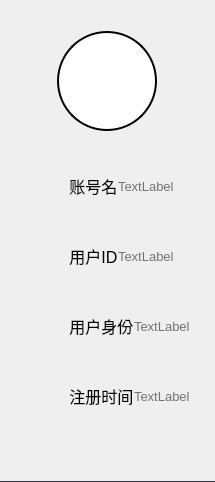
           <widget class="QWidget" name="page">
            <property name="styleSheet">
             <string notr="true">border-bottom: 1px solid #0D4268;</string>
            </property>
            <layout class="QVBoxLayout" name="verticalLayout_15">
             <property name="spacing">
              <number>0</number>
             </property>
             <property name="leftMargin">
              <number>25</number>
             </property>
             <property name="rightMargin">
              <number>25</number>
             </property>
             <item>
              <layout class="QVBoxLayout" name="verticalLayout_10">
               <item>
                <spacer name="verticalSpacer_6">
                 <property name="orientation">
                  <enum>Qt::Vertical</enum>
                 </property>
                 <property name="sizeType">
                  <enum>QSizePolicy::Fixed</enum>
                 </property>
                 <property name="sizeHint" stdset="0">
                  <size>
                   <width>20</width>
                   <height>20</height>
                  </size>
                 </property>
                </spacer>
               </item>
               <item alignment="Qt::AlignHCenter">
                <widget class="QPushButton" name="pushButton_6">
                 <property name="minimumSize">
                  <size>
                   <width>100</width>
                   <height>100</height>
                  </size>
                 </property>
                 <property name="maximumSize">
                  <size>
                   <width>100</width>
                   <height>100</height>
                  </size>
                 </property>
                 <property name="styleSheet">
                  <string notr="true">border: 2px solid #000;
border-radius: 50px;
background-color: #fff;</string>
                 </property>
                 <property name="text">
                  <string/>
                 </property>
                 <property name="icon">
                  <iconset resource="res.qrc">
                   <normaloff>:/resource/user.png</normaloff>:/resource/user.png</iconset>
                 </property>
                </widget>
               </item>
               <item>
                <spacer name="verticalSpacer_5">
                 <property name="orientation">
                  <enum>Qt::Vertical</enum>
                 </property>
                 <property name="sizeType">
                  <enum>QSizePolicy::Fixed</enum>
                 </property>
                 <property name="sizeHint" stdset="0">
                  <size>
                   <width>20</width>
                   <height>20</height>
                  </size>
                 </property>
                </spacer>
               </item>
              </layout>
             </item>
             <item>
              <layout class="QHBoxLayout" name="horizontalLayout_13">
               <property name="spacing">
                <number>0</number>
               </property>
               <item>
                <widget class="QLabel" name="label_14">
                 <property name="minimumSize">
                  <size>
                   <width>0</width>
                   <height>70</height>
                  </size>
                 </property>
                 <property name="maximumSize">
                  <size>
                   <width>250</width>
                   <height>70</height>
                  </size>
                 </property>
                 <property name="font">
                  <font>
                   <pointsize>12</pointsize>
                  </font>
                 </property>
                 <property name="text">
                  <string>          账号名</string>
                 </property>
                </widget>
               </item>
               <item>
                <widget class="QLabel" name="label_profileAccount">
                 <property name="maximumSize">
                  <size>
                   <width>16777215</width>
                   <height>70</height>
                  </size>
                 </property>
                 <property name="font">
                  <font>
                   <pointsize>10</pointsize>
                  </font>
                 </property>
                 <property name="styleSheet">
                  <string notr="true">color: rgb(115, 115, 115);</string>
                 </property>
                 <property name="text">
                  <string>TextLabel</string>
                 </property>
                </widget>
               </item>
              </layout>
             </item>
             <item>
              <layout class="QHBoxLayout" name="horizontalLayout_14">
               <property name="spacing">
                <number>0</number>
               </property>
               <item>
                <widget class="QLabel" name="label_15">
                 <property name="minimumSize">
                  <size>
                   <width>0</width>
                   <height>70</height>
                  </size>
                 </property>
                 <property name="maximumSize">
                  <size>
                   <width>250</width>
                   <height>70</height>
                  </size>
                 </property>
                 <property name="font">
                  <font>
                   <pointsize>12</pointsize>
                  </font>
                 </property>
                 <property name="text">
                  <string>          用户ID</string>
                 </property>
                </widget>
               </item>
               <item>
                <widget class="QLabel" name="label_profileUID">
                 <property name="maximumSize">
                  <size>
                   <width>16777215</width>
                   <height>70</height>
                  </size>
                 </property>
                 <property name="font">
                  <font>
                   <pointsize>10</pointsize>
                  </font>
                 </property>
                 <property name="styleSheet">
                  <string notr="true">color: rgb(115, 115, 115);</string>
                 </property>
                 <property name="text">
                  <string>TextLabel</string>
                 </property>
                </widget>
               </item>
              </layout>
             </item>
             <item>
              <layout class="QHBoxLayout" name="horizontalLayout_15">
               <property name="spacing">
                <number>0</number>
               </property>
               <item>
                <widget class="QLabel" name="label_17">
                 <property name="minimumSize">
                  <size>
                   <width>0</width>
                   <height>70</height>
                  </size>
                 </property>
                 <property name="maximumSize">
                  <size>
                   <width>250</width>
                   <height>70</height>
                  </size>
                 </property>
                 <property name="font">
                  <font>
                   <pointsize>12</pointsize>
                  </font>
                 </property>
                 <property name="text">
                  <string>          用户身份</string>
                 </property>
                </widget>
               </item>
               <item>
                <widget class="QLabel" name="label_profileIdentity">
                 <property name="maximumSize">
                  <size>
                   <width>16777215</width>
                   <height>70</height>
                  </size>
                 </property>
                 <property name="font">
                  <font>
                   <pointsize>10</pointsize>
                  </font>
                 </property>
                 <property name="styleSheet">
                  <string notr="true">color: rgb(115, 115, 115);</string>
                 </property>
                 <property name="text">
                  <string>TextLabel</string>
                 </property>
                </widget>
               </item>
              </layout>
             </item>
             <item>
              <layout class="QHBoxLayout" name="horizontalLayout_16">
               <property name="spacing">
                <number>0</number>
               </property>
               <item>
                <widget class="QLabel" name="label_16">
                 <property name="minimumSize">
                  <size>
                   <width>0</width>
                   <height>70</height>
                  </size>
                 </property>
                 <property name="maximumSize">
                  <size>
                   <width>250</width>
                   <height>70</height>
                  </size>
                 </property>
                 <property name="font">
                  <font>
                   <pointsize>12</pointsize>
                  </font>
                 </property>
                 <property name="text">
                  <string>          注册时间</string>
                 </property>
                </widget>
               </item>
               <item>
                <widget class="QLabel" name="label_profileDate">
                 <property name="maximumSize">
                  <size>
                   <width>16777215</width>
                   <height>70</height>
                  </size>
                 </property>
                 <property name="font">
                  <font>
                   <pointsize>10</pointsize>
                  </font>
                 </property>
                 <property name="styleSheet">
                  <string notr="true">color: rgb(115, 115, 115);</string>
                 </property>
                 <property name="text">
                  <string>TextLabel</string>
                 </property>
                </widget>
               </item>
              </layout>
             </item>
             <item>
              <spacer name="verticalSpacer_4">
               <property name="orientation">
                <enum>Qt::Vertical</enum>
               </property>
               <property name="sizeHint" stdset="0">
                <size>
                 <width>20</width>
                 <height>40</height>
                </size>
               </property>
              </spacer>
             </item>
            </layout>
           </widget>
